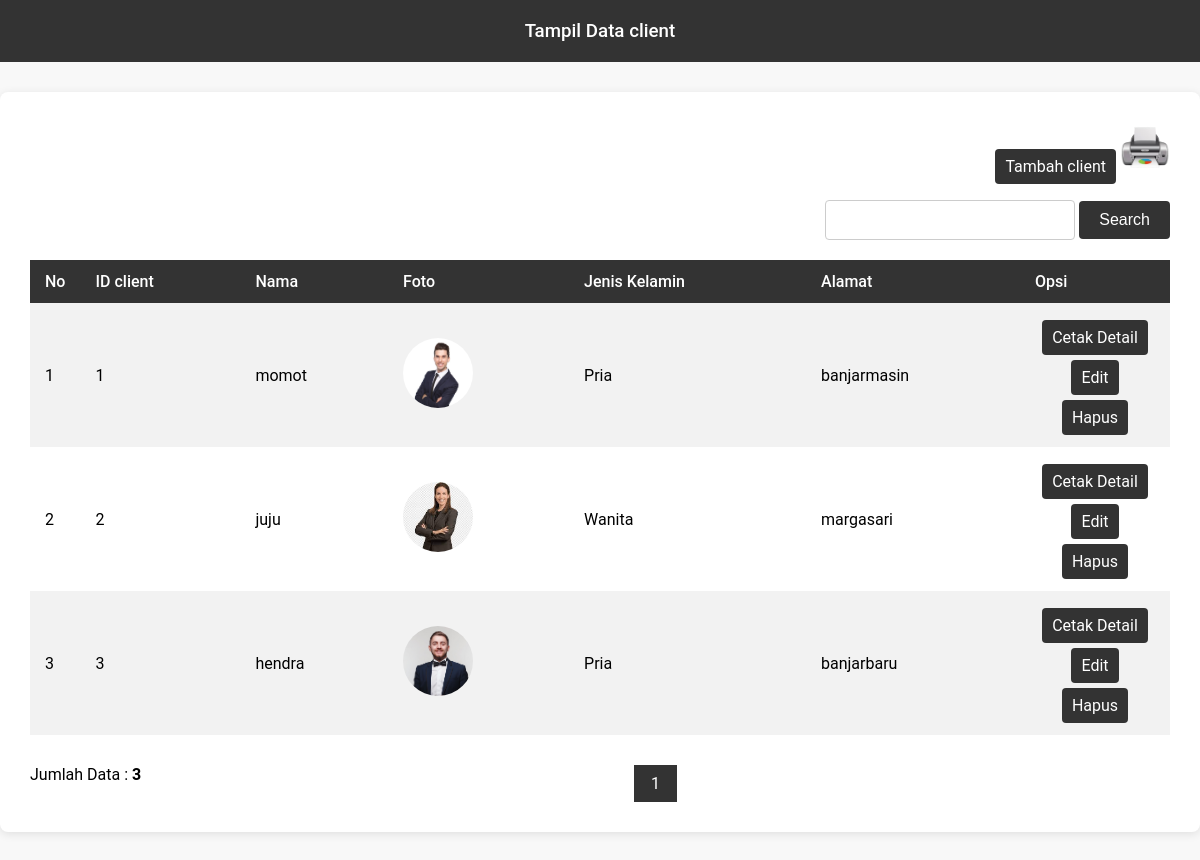
Screenshot of /pages/client.php with the database file from the repository.
### tables this page shows
CREATE TABLE `client` (
  `idclient` int(5) NOT NULL,
  `nama` varchar(35) NOT NULL,
  `jeniskelamin` varchar(35) NOT NULL,
  `alamat` varchar(35) NOT NULL,
  `status` int(20) NOT NULL,
  `foto` varchar(35) NOT NULL
);

### pages/client.php (the view, shortened to what this page needs)
<!DOCTYPE html>
<html lang="en">
<head>
    <link rel="stylesheet" href="css/stylespages.css">
</head>
<body>
<div id="label-page"><h3>Tampil Data client</h3></div>
<div id="content">
    <p id="tombol-tambah-container">
        <a href="index.php?p=client-input" class="tombol">Tambah client</a>
        <a target="_blank" href="pages/cetak-client.php"><img src="print.png" width="50px" height="50px"></a>
    </p>
    <form class="form-inline" method="post">
    <div align="right">
        <input type="text" name="pencarian">
        <input type="submit" name="search" value="Search" class="tombol">
    </div>
</form>
<table id="tabel-tampil">
    <tr>
        <th id="label-tampil-no">No</th>
        <th>ID client</th>
        <th>Nama</th>
        <th>Foto</th>
        <th>Jenis Kelamin</th>
        <th>Alamat</th>
        <th id="label-opsi">Opsi</th>
    </tr>
    <?php
    $batas = 10;
    extract($_GET);
    if (empty($hal)) {
        $posisi = 0;
        $hal = 1;
        $nomor = 1;
    } else {
        $posisi = ($hal - 1) * $batas;
        $nomor = $posisi + 1;
    }
    if (isset($_POST['pencarian']) && $_POST['pencarian'] != '') {
        $pencarian = $_POST['pencarian'];
        $sql = "SELECT * FROM client WHERE idclient LIKE '%$pencarian%' OR nama LIKE '%$pencarian%' OR jeniskelamin LIKE '%$pencarian%' OR alamat LIKE '%$pencarian%'";
        $q_tampil_client = mysqli_query($conn, $sql);
        $queryJml = mysqli_num_rows($q_tampil_client);
    } else {
        $query = "SELECT * FROM client LIMIT $posisi, $batas";
        $q_tampil_client = mysqli_query($conn, $query);
        $queryJml = mysqli_num_rows($q_tampil_client);
    }
    if (mysqli_num_rows($q_tampil_client) > 0) {
        while ($r_tampil_client = mysqli_fetch_array($q_tampil_client)) {
            if (empty($r_tampil_client['foto']) || ($r_tampil_client['foto'] == '-')) {
                $foto = "admin-no-photo.jpg";
            } else {
                $foto = $r_tampil_client['foto'];
            }
            ?>
            <tr>
                <td><?php echo $nomor; ?></td>
                <td><?php echo $r_tampil_client['idclient']; ?></td>
                <td><?php echo $r_tampil_client['nama']; ?></td>
                <td><img src="images/<?php echo $foto; ?>" width="70px" height="70px"></td>
                <td><?php echo $r_tampil_client['jeniskelamin']; ?></td>
                <td><?php echo $r_tampil_client['alamat']; ?></td>
                <td>
                        <div class="tombol-opsi-container">
                            <a target="_blank" href="pages/cetak-detail-client.php?id=<?php echo $r_tampil_client['idclient']; ?>" class="tombol">Cetak Detail</a>
                        </div>
                        <div class="tombol-opsi-container">
                            <a href="index.php?p=client-edit&id=<?php echo $r_tampil_client['idclient']; ?>" class="tombol">Edit</a>
                        </div>
                        <div class="tombol-opsi-container">
                            <a href="proses/client-hapus.php?id=<?php echo $r_tampil_client['idclient']; ?>" onclick="return confirm('Apakah Anda Yakin Akan Menghapus Data Ini?')" class="tombol">Hapus</a>
                        </div>
                    </td>
                </tr>
                <?php $nomor++;
            }
        } else {
            echo "<tr><td colspan=6>Data Tidak Ditemukan</td></tr>";
        }
        ?>
    </table>
    <?php
    if (isset($_POST['pencarian'])) {
        if ($_POST['pencarian'] != '') {
            echo "<div style='float:left;'>";
            echo "Data Hasil Pencarian: <b>$queryJml</b>";
            echo "</div>";
        }
    } else {
        ?>
        <div style="float: left;">
            <?php
            $jml = $queryJml;
            echo "Jumlah Data : <b>$jml</b>";
            ?>
        </div>
        <div class="pagination">
            <?php
            $jml_hal = ceil($jml / $batas);
            for ($i = 1; $i <= $jml_hal; $i++) {
                if ($i != $hal) {
                    echo "<a href='?p=client&hal=$i'>$i</a>";
                } else {
                    echo "<a class='active'>$i</a>";
                }
            }
            ?>
        </div>
    <?php
    }
    ?>
</div>
</body>
</html>

### css/stylespages.css (style rules this page uses)
* { box-sizing: border-box; margin: 0; padding: 0; }
body { font-family: 'Roboto', sans-serif; background-color: #f8f8f8; }
#label-page { background-color: #333; padding: 20px; text-align: center; }
#label-page h3 { color: #fff; font-weight: 500; margin: 0; }
#content { margin: 30px auto; max-width: 1200px; padding: 30px; background-color: #fff; border-radius: 8px; box-shadow: 0 2px 10px rgba(0, 0, 0, 0.1); }
#tombol-tambah-container { margin-bottom: 20px; text-align: right; }
.form-inline { margin-bottom: 20px; text-align: right; }
.form-inline input[type="text"] { padding: 10px; border: 1px solid #ccc; border-radius: 4px; width: 250px; font-size: 16px; }
.form-inline input[type="submit"] { padding: 10px 20px; background-color: #333; color: #fff; border: none; border-radius: 4px; cursor: pointer; font-size: 16px; transition: background-color 0.3s ease; }
#tabel-tampil { width: 100%; border-collapse: collapse; margin-bottom: 30px; }
#tabel-tampil th, #tabel-tampil td { padding: 12px 15px; text-align: left; }
#tabel-tampil th { background-color: #333; color: #fff; font-weight: 500; }
#tabel-tampil tr:nth-child(even) { background-color: #f2f2f2; }
#tabel-tampil img { width: 70px; height: 70px; border-radius: 50%; object-fit: cover; }
#label-tampil-no { width: 50px; }
#label-opsi { width: 150px; }
.tombol-opsi-container { display: flex; align-items: center; justify-content: center; }
.tombol { padding: 8px 10px; margin-top: 5px; background-color: #333; color: #fff; border: none; border-radius: 4px; text-decoration: none; transition: background-color 0.3s ease; }
.pagination { margin-top: 20px; display: flex; justify-content: center; }
.pagination a { color: #333; float: left; padding: 8px 16px; text-decoration: none; transition: background-color 0.3s ease; border: 1px solid #ddd; margin: 0 5px; }
.pagination a.active { background-color: #333; color: #fff; border-color: #333; }

### rows the page displays
client: idclient "1", nama "momot", foto (picture), jeniskelamin "Pria", alamat "banjarmasin"
client: idclient "2", nama "juju", foto (picture), jeniskelamin "Wanita", alamat "margasari"
client: idclient "3", nama "hendra", foto (picture), jeniskelamin "Pria", alamat "banjarbaru"

### other values shown
$jml "3"
